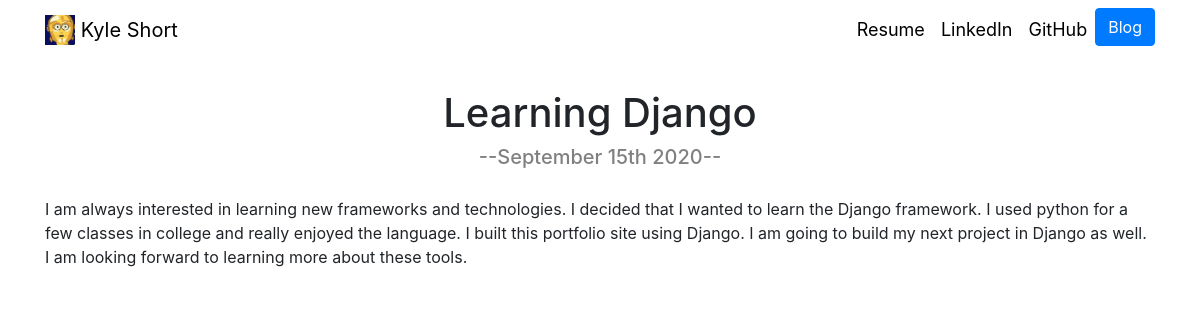
/blog/5/, run on the app's committed database.
### blog/models.py (models this page shows)
class Blog(models.Model):
    title = models.CharField(max_length=200)
    description = models.TextField()
    date = models.DateField()

### blog/views.py (the view)
# urls.py: path('<int:blog_id>/', views.detail, name='detail'),
def detail(request, blog_id):
    blog = get_object_or_404(Blog, pk=blog_id)
    return render(request, 'blog/detail.html', {'blog':blog})

### blog/templates/blog/detail.html
{% extends 'portfolio/base.html' %}
{% block content %}
<div class="row justify-content-center" style="padding-top: 30px;">
  <h1>{{ blog.title }}</h1>
</div>
<div class="row justify-content-center" style="padding-bottom: 20px;">
  <h3 style="font-size: 20px; color: #808080">--{{ blog.date|date:'F jS Y' }}--</h3>
</div>
{{ blog.description|safe}}
{% endblock %}

### data on the page
Blog: title "Learning Django", date "September 15th 2020", description "I am always interested in learning new frameworks and technologies. I decided that I wanted to learn the Django framework. I used python for a few classes in college and really enjoyed the language. I built this portfolio site using Django. I am going to build my next project in Django as well. I am looking forward to learning more about these tools."
